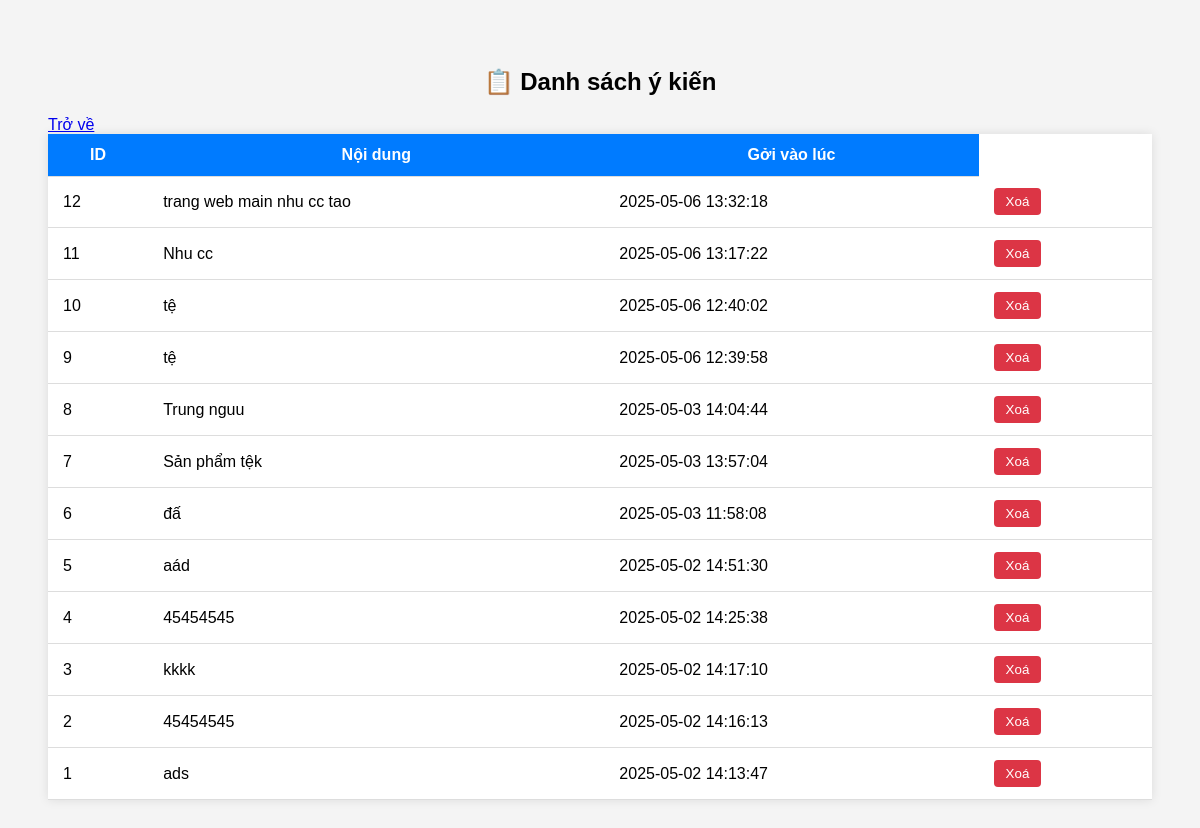
Page /Manager/messenger/Hỗtrợkháchhàng.php on the committed database.
### tables this page shows
CREATE TABLE `messages` (
  `id` int(11) NOT NULL,
  `content` text NOT NULL,
  `created_at` timestamp NOT NULL DEFAULT current_timestamp()
);

### Manager/messenger/Hỗtrợkháchhàng.php (the view, shortened to what this page needs)
<?php
require_once("ketnoi.php");
$sql = "SELECT * FROM messages ORDER BY id DESC";
$result = $conn->query($sql);
?>
<!DOCTYPE html>
<html lang="vi">
<head>
</head>
<body>
    <h2>📋 Danh sách ý kiến</h2>
        <a href="../manager.php">Trở về</a>
    <table>
        <thead>
            <tr>
                <th>ID</th>
                <th>Nội dung</th>
                <th>Gởi vào lúc</th>
            </tr>
        </thead>
        <tbody>
        <?php if ($result->num_rows > 0): ?>
            <?php while($chat_db = $result->fetch_assoc()): ?>
                <tr>
                    <td><?= $chat_db['id'] ?></td>
                    <td><?= ($chat_db['content']) ?></td>
                    <td><?= ($chat_db['created_at']) ?></td>
                    <td class="actions">
                        <a href="deletechat.php?id=<?= $chat_db['id'] ?>" onclick="return confirm('Xoá tin nhắn người dùng này?');">
                            <button class="delete">Xoá</button>
                        </a>
                    </td>
                </tr>
            <?php endwhile; ?>
        <?php else: ?>
            <tr><td colspan="6">Không có người có phản hồi  >:U🦗🦗</td></tr>
        <?php endif; ?>
        </tbody>
    </table>
</body>
</html>

### Manager/messenger/Hỗtrợkháchhàng.php (style rules this page uses)
body { font-family: Arial; background: #f4f4f4; padding: 40px; }
table { border-collapse: collapse; width: 100%; background: white; box-shadow: 0 0 10px rgba(0,0,0,0.1); }
th, td { padding: 12px 15px; border-bottom: 1px solid #ddd; }
th { background-color: #007bff; color: white; }
h2 { text-align: center; margin-bottom: 20px; }
.actions button { margin-right: 5px; padding: 6px 12px; border: none; border-radius: 4px; cursor: pointer; }
.delete { background: #dc3545; color: white; }

### rows in the picture
messages: id "12", content "trang web main nhu cc tao", created_at "2025-05-06 13:32:18"
messages: id "11", content "Nhu cc", created_at "2025-05-06 13:17:22"
messages: id "10", content "tệ", created_at "2025-05-06 12:40:02"
messages: id "9", content "tệ", created_at "2025-05-06 12:39:58"
messages: id "8", content "Trung nguu", created_at "2025-05-03 14:04:44"
messages: id "7", content "Sản phẩm tệk", created_at "2025-05-03 13:57:04"
messages: id "6", content "đấ", created_at "2025-05-03 11:58:08"
messages: id "5", content "aád", created_at "2025-05-02 14:51:30"
messages: id "4", content "45454545", created_at "2025-05-02 14:25:38"
messages: id "3", content "kkkk", created_at "2025-05-02 14:17:10"
messages: id "2", content "45454545", created_at "2025-05-02 14:16:13"
messages: id "1", content "ads", created_at "2025-05-02 14:13:47"
